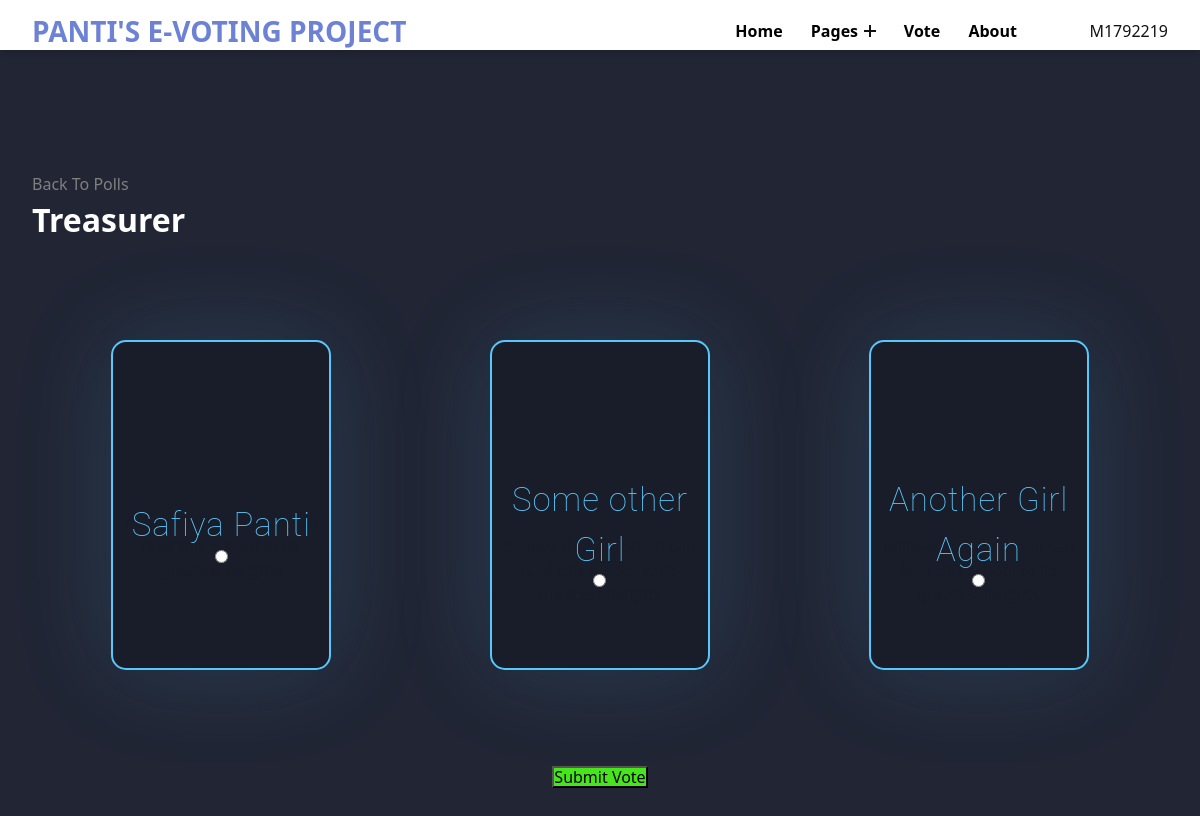
/polls/2/ (signed in), run on the app's committed database.
### build/models.py (models this page shows, shortened)
class Question(models.Model):
    question_text = models.CharField(max_length = 200)
    pub_date = models.DateTimeField('date published')

class Choice(models.Model):
    question = models.ForeignKey(Question, on_delete = models.CASCADE)
    choice_text = models.CharField(max_length = 200)
    votes = models.IntegerField(default = 0)

### build/views.py (the view)
# urls.py: path('<int:question_id>/', views.detail, name ='detail'),
@login_required(login_url='/polls/login')
def detail(request, question_id):
	Current_user.objects.get_or_create(user = request.user, id=request.user.id)
	if question_id == 1:
		check_voting_status = Current_user.objects.get(user = request.user, id=request.user.id).voted_position_2
	elif question_id == 2:
		check_voting_status = Current_user.objects.get(user = request.user, id=request.user.id).voted_position_2
	elif question_id == 3:
		check_voting_status = Current_user.objects.get(user = request.user, id=request.user.id).voted_position_3
	elif question_id == 4:
		check_voting_status = Current_user.objects.get(user = request.user, id=request.user.id).voted_position_4
	elif question_id == 5:
		check_voting_status = Current_user.objects.get(user = request.user, id=request.user.id).voted_position_5
	elif question_id == 6:
		check_voting_status = Current_user.objects.get(user = request.user, id=request.user.id).voted_position_6
	elif question_id == 7:
		check_voting_status = Current_user.objects.get(user = request.user, id=request.user.id).voted_position_7
	else: messages.info(request, "INFO: NO SUCH POSITION")
	if check_voting_status == True:
		messages.info(request, "INFO: You Have Already Casted A Vote For That Position!")
		return redirect('/polls')
	try:
		question = Question.objects.get(pk = question_id)
		print("IDDDDD", question_id)
	except Question.DoesNotExist:
		raise Http404("Question does not exist")
	else:
		print(str(request.method))
	return render(request, 'polls/detail.html', {'question': question, 'id': question_id})

### build/templates/polls/detail.html (shortened to what this page needs)
{% extends 'base.html' %} {% block content %}
<!DOCTYPE html>
<html lang="en">
  <head>
  </head>
  <body>
    <a class="btn btn-secondary btn-sm mb-3" href="{% url 'polls:index' %}" style="color: gray;"
      >Back To Polls</a
    >
    <h1 class="text-center mb-3" style="color: white;">{{ question.question_text }}</h1>
    <form action="{% url 'polls:confirmation' question.id %}" method="POST">
		<div class="row-needed">
      {% csrf_token %} {% for choice in question.choice_set.all %}
      <div class="main">
        <div class="card">
          <div class="text1">
            <label for="choice{{ forloop.counter }}"
              >{{ choice.choice_text }}</label
            >
            <br />
            <input
              type="radio"
              name="choice"
              class="form-check-input"
              id="choice{{ forloop.counter }}"
              value="{{ choice.id }}"
            />
          </div>
          <div class="hover">
            <div class="text2-{{forloop.counter}}">
              <p style="color: #191c29;">  believe that a woman can lead this school to its greatest heights </p>
            </div>
          </div>
        </div>
      </div>
      {% endfor %}
	</div>
	<center>     <input
        type="submit"
        value="Submit Vote"
        class="btn btn-success btn-lg btn-block mt-4"
		style="background-color: #47e61c;"
      /> </center>
    </form>
  </body>
</html>
{% endblock %}

### build/templates/partials/_navbar.html (shortened to what this page needs)
{% load static %}
<!DOCTYPE html>
<html lang="en">
   <head>
      <link rel="stylesheet" href="{% static '/navbarObj/reset.min.css' %}">
      <link rel="stylesheet" href="{% static '/navbarObj/style.min.css' %}">
      <link rel="stylesheet" href="{% static '/navbarObj/ionicon.min.css' %}">
   </head>
   <body style="margin-top: 80;">
      <header class="header"  style="height: 50px;  background-color: white; position: fixed;">
         <div class="container"  style="height: 50px;">
            <section class="wrapper"  style="height: 62px;">
               <h1><a href="{% url 'polls:index' %}" style="color: rgba(50, 79, 196, 0.713);" class="brand">Panti's E-voting Project</a></h1>
               <nav class="navbar">
                  <ul class="menu">
                     <li class="menu-item"><a href="/" style="color: black;">Home</a></li>
                     <li class="menu-item menu-item-has-children">
                        <a href="#" data-toggle="sub-menu" style="color: black;">Pages<i class="expand"></i></a>
                     </li>
                     <li class="menu-item"><a href="{% url 'polls:index' %}" style="color: black;">Vote</a></li>
                     <li class="menu-item"><a href="{% url 'polls:about' %}" style="color: black;">About</a></li>
                     {% if user.is_authenticated %}
                        {{user.username}}
                     {% else %}
                     <li class="menu-item"><a href="{% url 'polls:index' %}"><input type="submit" value="Log in" class="navLogin" id="navLogin"></a></li>
                     {% endif %}
                  </ul>
               </nav>
            </section>
         </div>
      </header>
   </body>
</html>

### build/templates/polls/detail.html (style rules this page uses)
body { display: flex; justify-content: center; align-items: center; flex-wrap: nowrap; min-height:100vh; background: #212534 }
.row-needed { display: flex; flex-direction: row; justify-content: space-around; }
.main { position: relative; display: flex; justify-content: center; align-items: center; flex-direction: row; }
.card { position: relative; display:flex; height:330px; width: 220px; background-color: #191c29; border-radius: 15px; justify-content: center; align-items: center; flex-wrap: nowrap; flex-direction:column; text-align:center; border:2px solid rgb(88 199 250); overflow:hidden; transition:.6s; box-shadow:0px 0px 100px rgba(88,199,250,.15); }
.text1 { position:relative; font-size:33px; font-family:roboto; color: rgb(88 199 250); font-weight:100; letter-spacing:1px; transition:.7s; transform:translateY(110px); }

### data on the page
Question: question_text "Treasurer"
Choice: choice_text "Safiya Panti"
Choice: choice_text "Some other Girl"
Choice: choice_text "Another Girl Again"

### other printed values
{{ user.username }} "M1792219"
